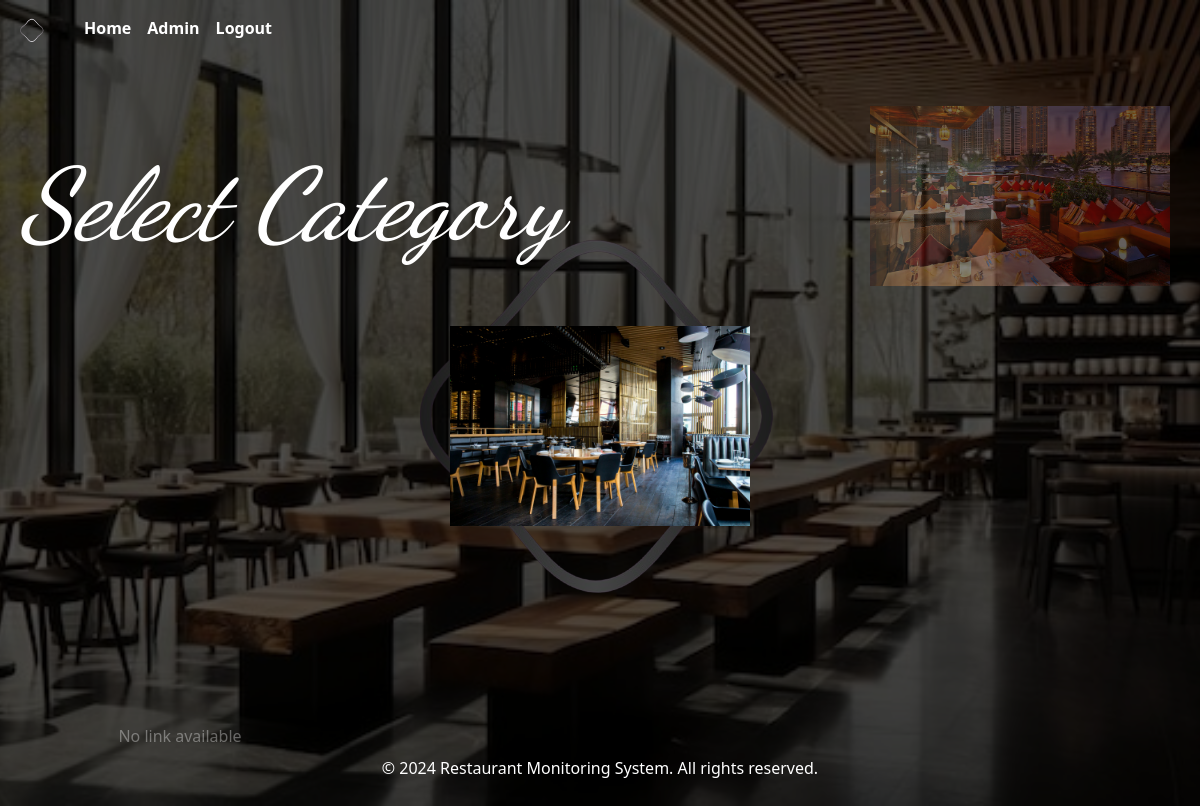
Page /categories/ (signed in) on the committed database.
### main_Server/models.py (models this page shows, shortened)
class Categories(models.Model):
    conan_id = models.CharField(max_length=100, null=True, blank=True)
    name = models.CharField(max_length=255, unique=True, null=True, blank=True)
    description = models.TextField(null=True, blank=True)
    some_text = models.CharField(max_length=255, null=True, blank=True)
    URL= models.CharField(max_length=255, null=True, blank=True)
    image = models.ImageField(upload_to='images/', null=True, blank=True)
    created_at = models.DateTimeField(auto_now_add=True)
    updated_at = models.DateTimeField(auto_now=True)

### main_Server/views.py (the view)
# urls.py: path('categories/', views.categories, name='categories'),
def categories(request):
    if request.user.is_anonymous:
        return redirect("/login")
    categories_list = Categories.objects.all()
    return render(request, 'HtmlFiles/categories.html', {'categories': categories_list})

### Templates/HtmlFiles/categories.html (shortened to what this page needs)
{% extends "HtmlFiles/Base.html" %}
{% load static %}
{% block body %}
<link href="{% static 'CssFiles/categories.css' %}" rel="stylesheet">
<link href="{% static 'CssFiles/variables.css' %}" rel="stylesheet">
<main>
    <section>
        <h1 class="page-heading">Select Category</h1>
        {% if categories %}
        <div class="diagonal-image-container">
            {% for category in categories %}
                <div class="image-item {% if loop.index == 1 %}center{% elif loop.index == 2 %}top-right{% elif loop.index == 3 %}bottom-right{% endif %}" id="image-{{ loop.index }}">
                    {% if category.URL %}
                        <a href="{% url category.URL %}">
                            <img src="{{ category.image.url }}" alt="{{ category.name }}" class="category-image">
                        </a>
                    {% else %}
                        <span>No link available</span>
                    {% endif %}
                </div>
            {% endfor %}
        </div>
        {% else %}
            <p>No categories available.</p>
        {% endif %}
    </section>
</main>
{% endblock %}

### Static/CssFiles/Base.css (style rules this page uses)
html, body { overflow-x: hidden; overflow-y: scroll; -ms-overflow-style: none; height: auto; margin: 0; scroll-behavior: smooth; }
h1, h2, h3, h4, h5, h6 { color: var(--headings); font-family: 'Dancing Script', cursive; font-style: italic; }
body { font-family: Arial, sans-serif; font-size: 16px !important; background-image: var(--background-image); background-size: cover; background-position: center; background-repeat: no-repeat; background-attachment: fixed; display: flex; flex-direction: column; min-height: 100vh; position: relative; }
body::before { content: ''; position: absolute; top: 0; left: 0; width: 100%; height: 100%; z-index: 1; background-color: rgba(0, 0, 0, 0.7); }
h1 { font-size: var(--font-size-large-h1) !important; font-weight: bold; padding: 20px; }

### Static/CssFiles/variables.css (style rules this page uses)
:root { --primary-color: #5B4B8A; --danger-color: #e74c3c; --headings: #ffffff; --hover: #4A3A6A; --background: rgba(0, 0, 0, 0.8); --font-size-small: 16px; --font-size-medium: 36px; --font-size-large-h1: 100px; --secondary-color: #e64157; --tertiary-color: #12c2e9; --primary-gradient-color: linear-gradient(90deg,#e64157,#415de6); --secondary-gradient-color: linear-gradient(to right, #12c2e9, #f64f59, #f64f59); --underline-gradient: linear-gradient(to left, #12c2e9, #c471ed, #f64f59); --vertical-gradient: linear-gradient(to top, #12c2e9, #c471ed, #f64f59); --transition-default: all .4s ease; --background-image: url('../images/bg.jpg'); }

### Static/CssFiles/categories.css (style rules this page uses)
html, body { height: 100%; overflow: hidden; margin: 0; padding: 0; }
.diagonal-image-container { position: relative; height: 80vh; overflow: hidden; }
.image-item { display: none; opacity: 0; transition: opacity 0.2s ease-in-out; position: absolute; width: 400px; height: auto; box-sizing: border-box; }
@media (max-width: 1500px) { .image-item { width: 300px; } }
.image-item img { width: 100%; height: auto; }
.top-right { top: 0; right: 5%; transform: translate(10%, -10%); pointer-events: none; }
.center { top: 50%; left: 50%; transform: translate(-50%, -50%); pointer-events: auto }
.bottom-right { bottom: 0%; left: 0%; transform: translate(10%, 10%); pointer-events: none; }
.top-right, .center, .bottom-right { transition: transform 0.2s ease-in-out; }
.page-heading { position: absolute; top: 10%; left: 0%; z-index: 2; font-size: 24px; color: var(--headings); }

### rows in the picture
Categories: image (picture)
Categories: image (picture)
Categories: shows "No link available"
